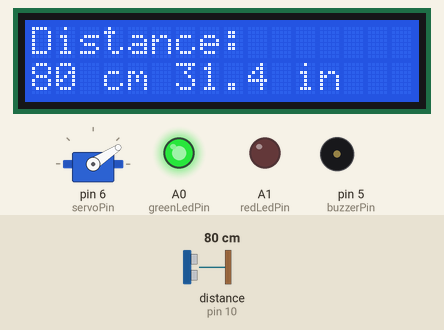
A sketch run on a simulated Arduino Uno, built with avr-gcc and run on an emulated ATmega328P. On the bench: servo, 16×2 character LCD, output pins drawn as LEDs (lit = HIGH), buzzer (waves = sounding). Wiring (inferred from the names in the program): ultrasonic range finder: trigger pin 11; echo pin 10. Inputs (shaded band) come from the test bench; at power-on: distance to the obstacle (sensor on pin 10) 80 cm. The echo pulse lasts 58.3 µs per cm; pins used as bus, display or sensor lines are not drawn.

Above: at 1.2 s.
1.3 s: distance to the obstacle (sensor on pin 10) set to 17 cm
At 1.53 s:
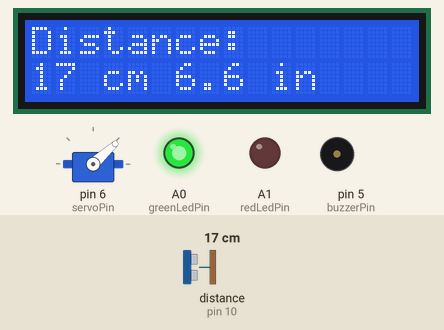
2.9 s: distance to the obstacle (sensor on pin 10) set to 14 cm
At 3.7 s:
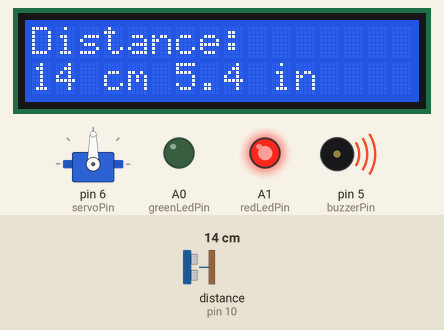
4.5 s: distance to the obstacle (sensor on pin 10) set to 299 cm
At 4.77 s:
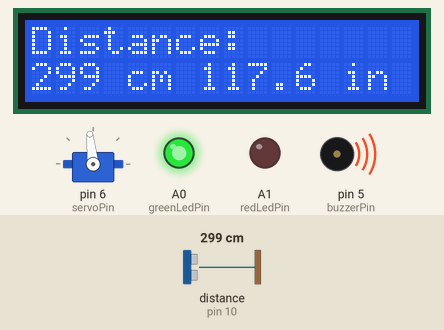
6.3 s: distance to the obstacle (sensor on pin 10) set to 2 cm
At 7.4 s:
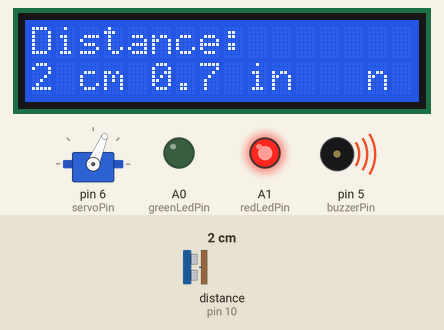
7.9 s: distance to the obstacle (sensor on pin 10) set to 18 cm
At 8.09 s:
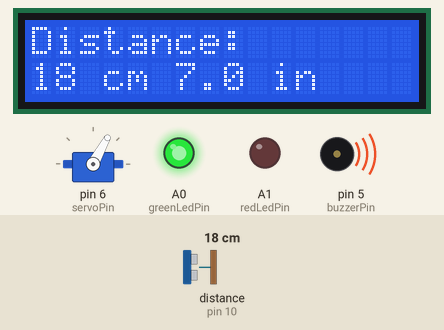
9.9 s: distance to the obstacle (sensor on pin 10) set to 4 cm
At 11.3 s:
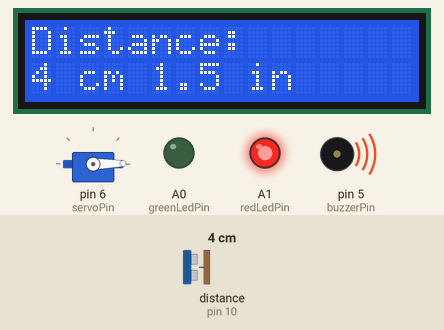
Timing chart, 0 to 12.4 s (numbered marks = the images above; inputs shaded):
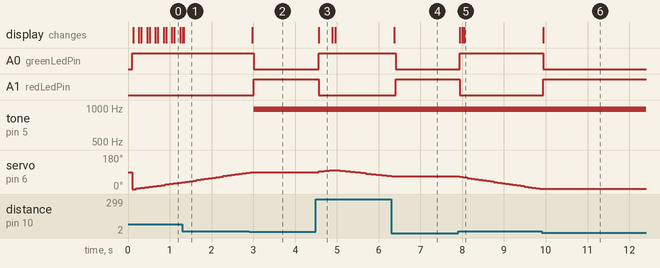

Measured:
- the behaviour switches between 16 and 15 cm on distance to the obstacle (sensor on pin 10) (found by bisection; images 1 and 2)
- after the input at 1.3 s, the display: first differs from a run without the input at once (image 1)
- after the input at 2.9 s, A0 (greenLedPin): HIGH → LOW after 0.11 s; A1 (redLedPin): LOW → HIGH after 0.11 s; tone on pin 5 (buzzerPin): silent → 977 Hz after 0.11 s; servo on pin 6 (servoPin): goes on until 2.9 s, then stays 90°; the display: changes after 0.08 s (image 2)
- after the input at 4.5 s, A0 (greenLedPin): LOW → HIGH after 0.07 s; A1 (redLedPin): HIGH → LOW after 0.07 s; servo on pin 6 (servoPin): rises from 90° to 100° in 0.37 s, then falls to 70° in 1.2 s; the display: changes after 0.07 s (image 3)
- after the input at 6.3 s, A0 (greenLedPin): HIGH → LOW after 0.11 s; A1 (redLedPin): LOW → HIGH after 0.11 s; servo on pin 6 (servoPin): goes on until 6.3 s, then stays 67°; the display: changes after 0.07 s (image 4)
- after the input at 7.9 s, A0 (greenLedPin): LOW → HIGH at once; A1 (redLedPin): HIGH → LOW at once; servo on pin 6 (servoPin): moves from 67° to 1° over 1.9 s, starting at once; the display: changes at once (image 5)
- after the input at 9.9 s, A0 (greenLedPin): HIGH → LOW at once; A1 (redLedPin): LOW → HIGH at once; servo on pin 6 (servoPin): stops changing and stays 1°; the display: changes at once (image 6)

The sketch:

beeping_radar_scanner.ino
```cpp
/*
Ultrasonic Radar Scanner

Uses an HC-SR04 ultrasonic sensor mounted on a servo motor
to continuously scan an area. When an object is detected
within the safety distance, the scanner stops and activates
a warning buzzer as well as an LED.

Hardware:
- Arduino Uno
- HC-SR04 ultrasonic sensor
- Servo motor
- LCD1602 display
- LEDs
- Buzzer
*/

#include <Servo.h>
#include <LiquidCrystal.h>

// Hardware pin assignments
const int servoPin = 6;
const int trigPin = 11;
const int echoPin = 10;
const int buzzerPin = 5;
const int greenLedPin = A0;
const int redLedPin = A1;

// Servo movement settings
const int servoMaxAngle = 100;
const int servoMinAngle = 0;
const int servoStep = 3;
int servoPosition = 0;
int servoDirection = 1; // 1= increasing angle, -1 = decreasing angle

const int safeDistance = 15; // Minimum safe distance before triggering (cm)
float duration;
float distanceCM;
float distanceIN;

Servo servo;
// LCD pins: RS, E, D4, D5, D6, D7
LiquidCrystal lcd(12, 13, 4, 3, 2, A2);


void setup() {
  // put your setup code here, to run once:
  servo.attach(servoPin);
  pinMode(trigPin, OUTPUT);
  pinMode(echoPin, INPUT);
  pinMode(redLedPin, OUTPUT);
  pinMode(greenLedPin, OUTPUT);
  pinMode(buzzerPin, OUTPUT);
  lcd.begin(16, 2);
}

// Measures distance, updates LCD, and returns whether the area is safe or there is an object
bool checkDistance() {
  digitalWrite(trigPin, LOW);
  delayMicroseconds(2);
  // Send a 10 microsecond trigger pulse to start the ultrasonic measurement
  digitalWrite(trigPin, HIGH);
  delayMicroseconds(10);
  digitalWrite(trigPin, LOW);

  // Measure how long the returning echo pulse stays HIGH
  duration = pulseIn(echoPin, HIGH);
  // Convert travel time into distance using speed of sound
  distanceCM = (duration * 0.0343)/2;
  distanceIN = distanceCM/2.54;
  delay(30);
  lcd.setCursor(0, 0);
  lcd.print("Distance: ");
  lcd.setCursor(0, 1);
  lcd.print(distanceCM, 0);
  lcd. print(" cm ");
  lcd.print(distanceIN, 1);
  lcd.print(" in   ");

  if(distanceCM >= safeDistance) {
    return true;
  }

  else {
    return false;
  }
}

void loop() {
  bool safe = checkDistance();

  if(safe == false) {
    digitalWrite(greenLedPin, LOW);
    digitalWrite(redLedPin, HIGH);
    // Beeps the buzzer
    analogWrite(buzzerPin, 25);
    delay(75);
    analogWrite(buzzerPin, 0);
  }

  else {
    digitalWrite(redLedPin, LOW);
    digitalWrite(greenLedPin, HIGH);
    if(servoDirection > 0) {
      servo.write(servoPosition);
      // Move servo a few degrees each loop to create a scanning motion
      servoPosition += servoStep;
      if(servoPosition > servoMaxAngle) {
        servoPosition = servoMaxAngle;
        servoDirection = -1;
      }
      delay(20);
      safe = checkDistance();
    }

    else {
      servo.write(servoPosition);
      servoPosition -= servoStep;
      if(servoPosition < servoMinAngle) {
        servoPosition = servoMinAngle;
        servoDirection = 1;
      }
      delay(20);
      safe = checkDistance();
    }
  }
}
```
